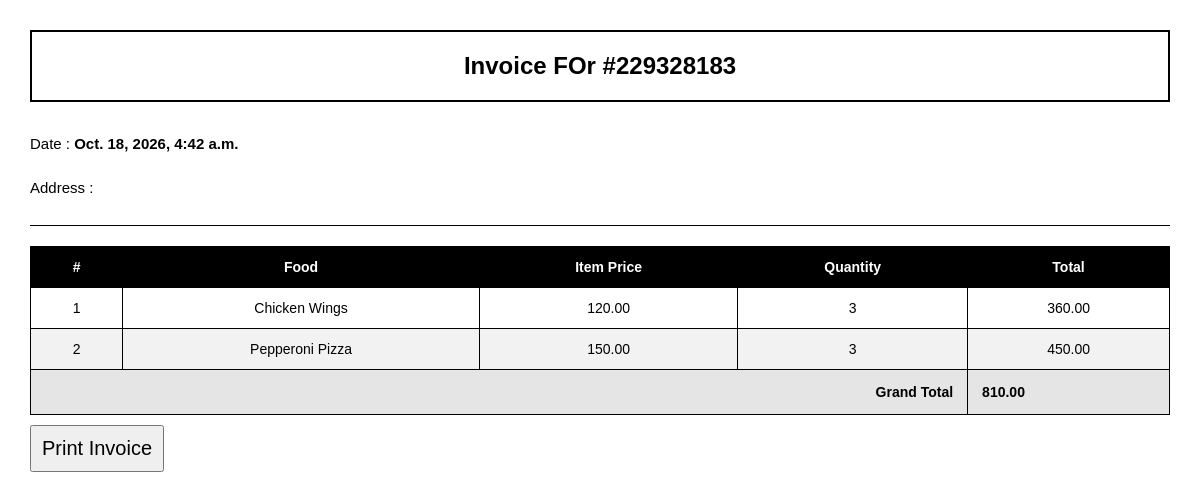
The app's page /api/invoice/229328183/ with its own data.
### foodordering/models.py (models this page shows, shortened)
class OrderAddress(models.Model):
    user=models.ForeignKey(User,on_delete=models.CASCADE)
    order_number=models.CharField(max_length=100)
    address=models.TextField()
    order_time=models.DateTimeField(auto_now_add=True)
    order_final_status=models.CharField(max_length=100,null=True)

class Food(models.Model):
    category=models.ForeignKey(Category,on_delete=models.CASCADE)
    item_name=models.CharField(max_length=150)
    item_price=models.DecimalField(max_digits=10,decimal_places=2)
    item_description=models.TextField(null=True,blank=True)
    image=models.ImageField(upload_to="food_images/")
    item_quantity=models.CharField(max_length=50)
    is_available=models.BooleanField(default=True)

### foodordering/views.py (the view)
# urls.py: path('invoice/<str:order_number>/',views.generate_invoice),
def generate_invoice(request,order_number):
    orders=Order.objects.filter(order_number=order_number,is_order_placed=True)
    address=OrderAddress.objects.get(order_number=order_number)
    order_data=[]
    grand_total=0
    for order in orders:
        total=order.food.item_price * order.quantity
        grand_total+=total
        order_data.append({
            'food':order.food,
            'quantity':order.quantity,
            'total_price':total
        })
    return render(request,"invoice.html",{
        'order_data':order_data,
        'grand_total':grand_total,
        'address':address,
        'order_number':order_number
    })

### foodordering/templates/invoice.html (shortened to what this page needs)
<!DOCTYPE html>
<html lang="en">
<head>
</head>
<body>
    <h2>Invoice FOr #{{order_number}}</h2>
    <p>Date : <strong>{{address.order_time}}</strong></p>
    <p>Address : <strong>{{address.address}}</strong></p>
    <hr>
    <table>
        <thead>
            <tr>
                <th>#</th>
                <th>Food</th>
                <th>Item Price</th>
                <th>Quantity</th>
                <th>Total</th>
            </tr>
        </thead>
        <tbody>
            {% for order in order_data %}
            <tr>
                <td>{{forloop.counter}}</td>
                <td>{{order.food.item_name}}</td>
                <td>{{order.food.item_price}}</td>
                <td>{{order.quantity}}</td>
                <td>{{order.total_price}}</td>
            </tr>
            {% endfor %}
        </tbody>
        <tfoot>
            <tr>
                <th colspan="4" style="text-align: right;">Grand Total</th>
                <th style="text-align: left;">{{grand_total}}</th>
            </tr>
        </tfoot>
    </table>
    <div style="margin-top: 10px;">
        <button style="padding: 10px;font-size: 20px;" onclick="window.print()">Print Invoice</button>
    </div>
</body>
</html>

### foodordering/templates/invoice.html (style rules this page uses)
* { margin: 0; padding: 0; box-sizing: border-box; font-family: Arial, Helvetica, sans-serif; }
body { background: #fff; color: #000; padding: 30px; font-size: 14px; }
h2 { text-align: center; padding: 20px; border: 2px solid #000; font-size: 24px; margin-bottom: 20px; }
p { padding: 10px 0; font-size: 15px; line-height: 1.6; }
hr { border: none; border-top: 1px solid #000; margin: 15px 0; }
table { width: 100%; border-collapse: collapse; margin-top: 20px; }
thead { background: #000; color: #fff; }
th, td { border: 1px solid #000; padding: 12px; text-align: center; }
th { font-weight: bold; }
tbody tr:nth-child(even) { background: #f2f2f2; }
tfoot { background: #e5e5e5; font-weight: bold; }
tfoot th { border: 1px solid #000; padding: 14px; }

### records on screen
OrderAddress: order_time "Oct. 18, 2026, 4:42 a.m."
Food: food.item_name "Chicken Wings", food.item_price "120.00", quantity "3", total_price "360.00"
Food: food.item_name "Pepperoni Pizza", food.item_price "150.00", quantity "3", total_price "450.00"

### other values on screen
{{ order_number }} "229328183"
{{ grand_total }} "810.00"
